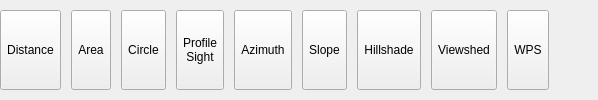
        <widget class="QWidget" name="mAnalysisTab">
         <attribute name="title">
          <string>Analysis</string>
         </attribute>
         <layout class="QGridLayout" name="gridLayout_5">
          <property name="leftMargin">
           <number>0</number>
          </property>
          <property name="topMargin">
           <number>10</number>
          </property>
          <property name="rightMargin">
           <number>0</number>
          </property>
          <property name="bottomMargin">
           <number>10</number>
          </property>
          <property name="horizontalSpacing">
           <number>10</number>
          </property>
          <property name="verticalSpacing">
           <number>0</number>
          </property>
          <item row="0" column="1">
           <widget class="QgsRibbonButton" name="mAreaButton">
            <property name="sizePolicy">
             <sizepolicy hsizetype="MinimumExpanding" vsizetype="Fixed">
              <horstretch>0</horstretch>
              <verstretch>0</verstretch>
             </sizepolicy>
            </property>
            <property name="minimumSize">
             <size>
              <width>0</width>
              <height>80</height>
             </size>
            </property>
            <property name="maximumSize">
             <size>
              <width>80</width>
              <height>80</height>
             </size>
            </property>
            <property name="text">
             <string>Area</string>
            </property>
            <property name="iconSize">
             <size>
              <width>32</width>
              <height>32</height>
             </size>
            </property>
           </widget>
          </item>
          <item row="0" column="10">
           <spacer name="horizontalSpacer_5">
            <property name="orientation">
             <enum>Qt::Horizontal</enum>
            </property>
            <property name="sizeHint" stdset="0">
             <size>
              <width>49</width>
              <height>20</height>
             </size>
            </property>
           </spacer>
          </item>
          <item row="0" column="8">
           <widget class="QgsRibbonButton" name="mViewshedButton">
            <property name="sizePolicy">
             <sizepolicy hsizetype="MinimumExpanding" vsizetype="Fixed">
              <horstretch>0</horstretch>
              <verstretch>0</verstretch>
             </sizepolicy>
            </property>
            <property name="minimumSize">
             <size>
              <width>0</width>
              <height>80</height>
             </size>
            </property>
            <property name="maximumSize">
             <size>
              <width>80</width>
              <height>80</height>
             </size>
            </property>
            <property name="text">
             <string>Viewshed</string>
            </property>
            <property name="iconSize">
             <size>
              <width>32</width>
              <height>32</height>
             </size>
            </property>
           </widget>
          </item>
          <item row="0" column="6">
           <widget class="QgsRibbonButton" name="mSlopeButton">
            <property name="sizePolicy">
             <sizepolicy hsizetype="MinimumExpanding" vsizetype="Fixed">
              <horstretch>0</horstretch>
              <verstretch>0</verstretch>
             </sizepolicy>
            </property>
            <property name="minimumSize">
             <size>
              <width>0</width>
              <height>80</height>
             </size>
            </property>
            <property name="maximumSize">
             <size>
              <width>80</width>
              <height>80</height>
             </size>
            </property>
            <property name="text">
             <string>Slope</string>
            </property>
            <property name="iconSize">
             <size>
              <width>32</width>
              <height>32</height>
             </size>
            </property>
           </widget>
          </item>
          <item row="0" column="4">
           <widget class="QgsRibbonButton" name="mProfileButton">
            <property name="sizePolicy">
             <sizepolicy hsizetype="MinimumExpanding" vsizetype="Fixed">
              <horstretch>0</horstretch>
              <verstretch>0</verstretch>
             </sizepolicy>
            </property>
            <property name="minimumSize">
             <size>
              <width>0</width>
              <height>80</height>
             </size>
            </property>
            <property name="maximumSize">
             <size>
              <width>80</width>
              <height>80</height>
             </size>
            </property>
            <property name="text">
             <string>Profile
Sight</string>
            </property>
            <property name="iconSize">
             <size>
              <width>32</width>
              <height>32</height>
             </size>
            </property>
           </widget>
          </item>
          <item row="0" column="9">
           <widget class="QgsRibbonButton" name="mWPSButton">
            <property name="sizePolicy">
             <sizepolicy hsizetype="MinimumExpanding" vsizetype="Fixed">
              <horstretch>0</horstretch>
              <verstretch>0</verstretch>
             </sizepolicy>
            </property>
            <property name="minimumSize">
             <size>
              <width>0</width>
              <height>80</height>
             </size>
            </property>
            <property name="maximumSize">
             <size>
              <width>80</width>
              <height>80</height>
             </size>
            </property>
            <property name="text">
             <string>WPS</string>
            </property>
            <property name="iconSize">
             <size>
              <width>32</width>
              <height>32</height>
             </size>
            </property>
           </widget>
          </item>
          <item row="0" column="2">
           <widget class="QgsRibbonButton" name="mMeasureCircleButton">
            <property name="sizePolicy">
             <sizepolicy hsizetype="MinimumExpanding" vsizetype="Fixed">
              <horstretch>0</horstretch>
              <verstretch>0</verstretch>
             </sizepolicy>
            </property>
            <property name="minimumSize">
             <size>
              <width>0</width>
              <height>80</height>
             </size>
            </property>
            <property name="maximumSize">
             <size>
              <width>80</width>
              <height>80</height>
             </size>
            </property>
            <property name="text">
             <string>Circle</string>
            </property>
            <property name="iconSize">
             <size>
              <width>32</width>
              <height>32</height>
             </size>
            </property>
           </widget>
          </item>
          <item row="0" column="0">
           <widget class="QgsRibbonButton" name="mDistanceButton">
            <property name="sizePolicy">
             <sizepolicy hsizetype="MinimumExpanding" vsizetype="Fixed">
              <horstretch>0</horstretch>
              <verstretch>0</verstretch>
             </sizepolicy>
            </property>
            <property name="minimumSize">
             <size>
              <width>0</width>
              <height>80</height>
             </size>
            </property>
            <property name="maximumSize">
             <size>
              <width>80</width>
              <height>80</height>
             </size>
            </property>
            <property name="text">
             <string>Distance</string>
            </property>
            <property name="iconSize">
             <size>
              <width>32</width>
              <height>32</height>
             </size>
            </property>
           </widget>
          </item>
          <item row="0" column="7">
           <widget class="QgsRibbonButton" name="mHillshadeButton">
            <property name="sizePolicy">
             <sizepolicy hsizetype="MinimumExpanding" vsizetype="Fixed">
              <horstretch>0</horstretch>
              <verstretch>0</verstretch>
             </sizepolicy>
            </property>
            <property name="minimumSize">
             <size>
              <width>0</width>
              <height>80</height>
             </size>
            </property>
            <property name="maximumSize">
             <size>
              <width>80</width>
              <height>80</height>
             </size>
            </property>
            <property name="text">
             <string>Hillshade</string>
            </property>
            <property name="iconSize">
             <size>
              <width>32</width>
              <height>32</height>
             </size>
            </property>
           </widget>
          </item>
          <item row="0" column="5">
           <widget class="QgsRibbonButton" name="mAzimuthButton">
            <property name="sizePolicy">
             <sizepolicy hsizetype="MinimumExpanding" vsizetype="Fixed">
              <horstretch>0</horstretch>
              <verstretch>0</verstretch>
             </sizepolicy>
            </property>
            <property name="minimumSize">
             <size>
              <width>0</width>
              <height>80</height>
             </size>
            </property>
            <property name="maximumSize">
             <size>
              <width>80</width>
              <height>80</height>
             </size>
            </property>
            <property name="text">
             <string>Azimuth</string>
            </property>
            <property name="iconSize">
             <size>
              <width>32</width>
              <height>32</height>
             </size>
            </property>
           </widget>
          </item>
         </layout>
        </widget>
